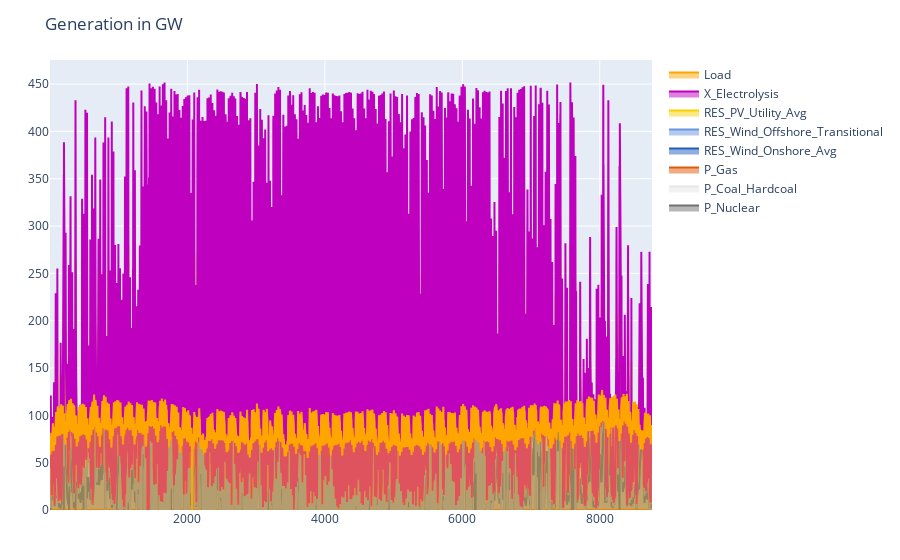

Write notebook code for a chart like this one.
### Code cell
plot_time_series(df=value.(gen), title="Generation in GW", year=2050)

### Figure 1 — Plotly figure (JSON) as saved in the notebook; plotly's stock layout.template omitted (floating-point values rounded to 4 significant figures; data arrays with more than 128 entries replaced by an {"elided": "..."} marker saying what was removed)
{"data": [{"marker": {"color": "rgb(112,112,112)"}, "name": "P_Nuclear", "stackgroup": "one", "type": "scatter", "x": {"elided": "8760 int values"}, "y": {"elided": "8760 int values"}}, {"marker": {"color": "rgb(229,229,229)"}, "name": "P_Coal_Hardcoal", "stackgroup": "one", "type": "scatter", "x": {"elided": "8760 int values"}, "y": {"elided": "8760 int values"}}, {"marker": {"color": "rgb(224,91,9)"}, "name": "P_Gas", "stackgroup": "one", "type": "scatter", "x": {"elided": "8760 int values"}, "y": {"elided": "8760 int values"}}, {"marker": {"color": "rgb(35,94,188)"}, "name": "RES_Wind_Onshore_Avg", "stackgroup": "one", "type": "scatter", "x": {"elided": "8760 int values"}, "y": {"elided": "8760 float values"}}, {"marker": {"color": "rgb(104,149,221)"}, "name": "RES_Wind_Offshore_Transitional", "stackgroup": "one", "type": "scatter", "x": {"elided": "8760 int values"}, "y": {"elided": "8760 float values"}}, {"marker": {"color": "rgb(249,208,2)"}, "name": "RES_PV_Utility_Avg", "stackgroup": "one", "type": "scatter", "x": {"elided": "8760 int values"}, "y": {"elided": "8760 float values"}}, {"marker": {"color": "rgb(191,0,191)"}, "name": "X_Electrolysis", "stackgroup": "one", "type": "scatter", "x": {"elided": "8760 int values"}, "y": {"elided": "8760 float values"}}, {"marker": {"color": "orange"}, "name": "Load", "stackgroup": "two", "type": "scatter", "x": {"elided": "8760 int values"}, "y": {"elided": "8760 float values"}}], "layout": {"margin": {"b": 50, "l": 50, "r": 50, "t": 60}, "title": {"text": "Generation in GW"}}}
